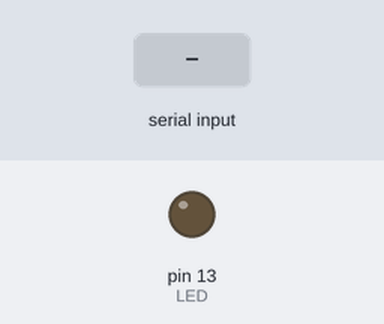
This sketch was run on a simulated Arduino Uno, built with avr-gcc and run on an emulated ATmega328P. On the bench: output pins drawn as LEDs (lit = HIGH). The inputs (shaded band) are chosen by the test bench.

Above: at 1.2 s.
1.3 s: "W" received over Serial
At 2.1 s:
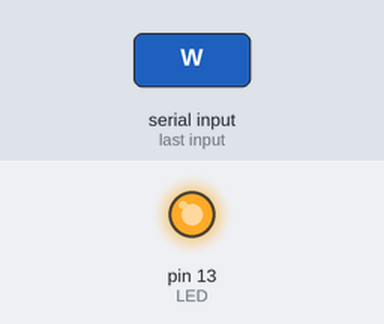
2.8 s: "S" received over Serial
At 3.2 s:
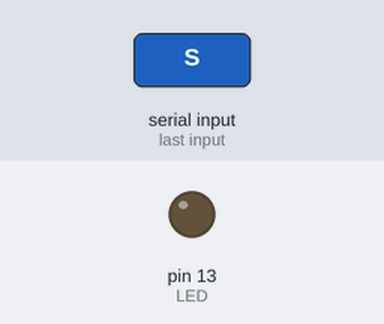
Timing chart, 0 to 5.8 s (numbered marks = the images above; inputs shaded):
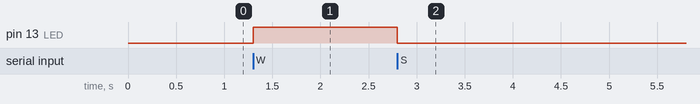

The sketch:

sketch_nov21a.ino
```cpp
int val;
int LED = 13;

void setup()

{
Serial.begin(9600);
pinMode(LED, OUTPUT);

}
void loop()
{
if (Serial.available())
{
val = Serial.read();

// При символе "W" включаем светодиод
if (val == 'W')
{
digitalWrite(LED, HIGH);
}

// При символе "S" выключаем светодиод
if ( val == 'S')
{
digitalWrite(LED, LOW);
}

}
}
```

Measured:
- after the input at 1.3 s, pin 13 (LED): LOW → HIGH at once
- after the input at 2.8 s, pin 13 (LED): HIGH → LOW at once
